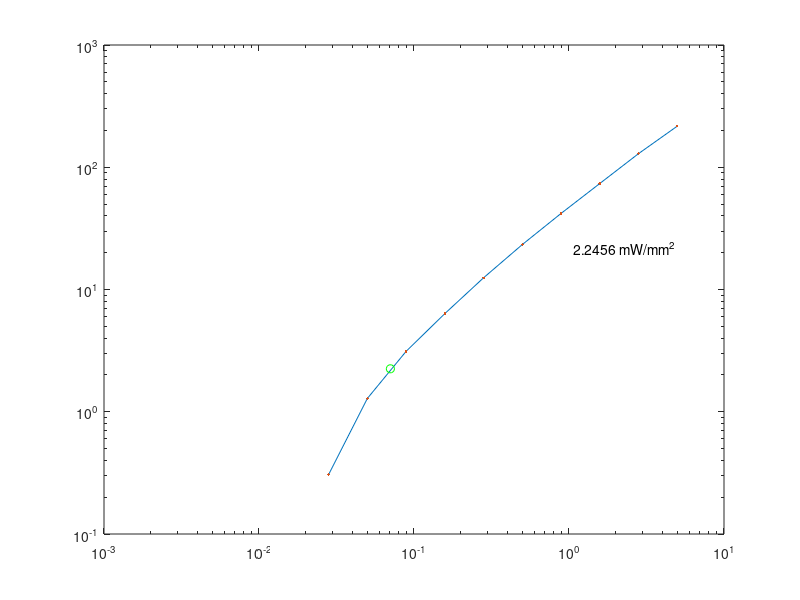

The MATLAB source for this figure:
% measurement of light power vs voltage to LED driver

spotdiam = .105;
spotsize = pi*(spotdiam/2)^2;


v = [ % in Volts. From daq to external control of LED driver. 1000 mA at 10 V
0.0088914  
0.015811
0.028117
0.05
0.088914
0.15811
0.28117
0.5
0.88914
1.5811
2.8117
5
];  

power = [ % in uW. 
    nan
    nan
2.65
11.12
27
55
108
202
363
638
1.12*1E3
1.88*1E3
];
power = power/1E3; %mW
power = power/spotsize; %mW/mm^2

figure
loglog(v,power), hold on
loglog(v,power,'.')

%% What should the power be for a particular value of v
V = 0.0704;
%  V = 0.25;
% % V = 0.1250;
%  V = 0.1875;
% % V = 0.05;
%  V = 0.1581;

P = 0;

v1 = find(v<=V,1,'last');
v2 = v(v1+1);
p1 = power(v1);
p2 = power(v1+1);
v1 = v(v1);

m = (p2-p1)/(v2-v1);
P = m*(V-v1)+p1;

plot(V,P,'go');
delete(findobj(gcf,'type','text'));
text(V+1,P+20,[num2str(P) ' mW/mm^2'])
